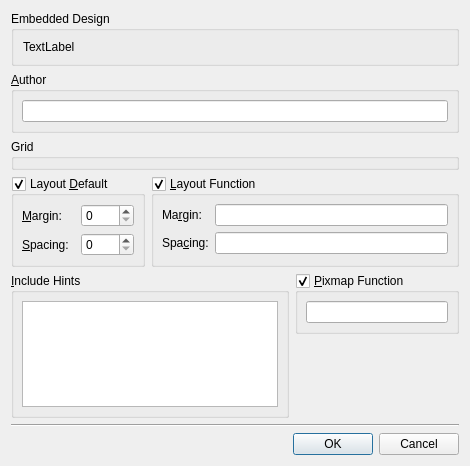
<?xml version="1.0" encoding="UTF-8"?>
<ui version="4.0">
 <comment>*********************************************************************
**
** Copyright (C) 2015 The Qt Company Ltd.
** Contact: http://www.qt.io/licensing/
**
** This file is part of the Qt Designer of the Qt Toolkit.
**
** $QT_BEGIN_LICENSE:LGPL$
** Commercial License Usage
** Licensees holding valid commercial Qt licenses may use this file in
** accordance with the commercial license agreement provided with the
** Software or, alternatively, in accordance with the terms contained in
** a written agreement between you and The Qt Company. For licensing terms
** and conditions see http://www.qt.io/terms-conditions. For further
** information use the contact form at http://www.qt.io/contact-us.
**
** GNU Lesser General Public License Usage
** Alternatively, this file may be used under the terms of the GNU Lesser
** General Public License version 2.1 or version 3 as published by the Free
** Software Foundation and appearing in the file LICENSE.LGPLv21 and
** LICENSE.LGPLv3 included in the packaging of this file. Please review the
** following information to ensure the GNU Lesser General Public License
** requirements will be met: https://www.gnu.org/licenses/lgpl.html and
** http://www.gnu.org/licenses/old-licenses/lgpl-2.1.html.
**
** As a special exception, The Qt Company gives you certain additional
** rights. These rights are described in The Qt Company LGPL Exception
** version 1.1, included in the file LGPL_EXCEPTION.txt in this package.
**
** GNU General Public License Usage
** Alternatively, this file may be used under the terms of the GNU
** General Public License version 3.0 as published by the Free Software
** Foundation and appearing in the file LICENSE.GPL included in the
** packaging of this file.  Please review the following information to
** ensure the GNU General Public License version 3.0 requirements will be
** met: http://www.gnu.org/copyleft/gpl.html.
**
** $QT_END_LICENSE$
**
*********************************************************************</comment>
 <class>FormWindowSettings</class>
 <widget class="QDialog" name="FormWindowSettings">
  <property name="geometry">
   <rect>
    <x>0</x>
    <y>0</y>
    <width>470</width>
    <height>466</height>
   </rect>
  </property>
  <property name="windowTitle">
   <string>Form Settings</string>
  </property>
  <layout class="QGridLayout">
   <item row="3" column="0" colspan="2">
    <layout class="QHBoxLayout">
     <property name="spacing">
      <number>6</number>
     </property>
     <property name="margin">
      <number>0</number>
     </property>
     <item>
      <widget class="QGroupBox" name="layoutDefaultGroupBox">
       <property name="title">
        <string>Layout &amp;Default</string>
       </property>
       <property name="checkable">
        <bool>true</bool>
       </property>
       <layout class="QGridLayout">
        <property name="margin">
         <number>8</number>
        </property>
        <property name="spacing">
         <number>6</number>
        </property>
        <item row="1" column="0">
         <widget class="QLabel" name="label_2">
          <property name="text">
           <string>&amp;Spacing:</string>
          </property>
          <property name="buddy">
           <cstring>defaultSpacingSpinBox</cstring>
          </property>
         </widget>
        </item>
        <item row="0" column="0">
         <widget class="QLabel" name="label">
          <property name="text">
           <string>&amp;Margin:</string>
          </property>
          <property name="buddy">
           <cstring>defaultMarginSpinBox</cstring>
          </property>
         </widget>
        </item>
        <item row="1" column="1">
         <widget class="QSpinBox" name="defaultSpacingSpinBox"/>
        </item>
        <item row="0" column="1">
         <widget class="QSpinBox" name="defaultMarginSpinBox"/>
        </item>
       </layout>
      </widget>
     </item>
     <item>
      <widget class="QGroupBox" name="layoutFunctionGroupBox">
       <property name="title">
        <string>&amp;Layout Function</string>
       </property>
       <property name="checkable">
        <bool>true</bool>
       </property>
       <layout class="QGridLayout">
        <property name="margin">
         <number>8</number>
        </property>
        <property name="spacing">
         <number>6</number>
        </property>
        <item row="1" column="1">
         <widget class="QLineEdit" name="spacingFunctionLineEdit"/>
        </item>
        <item row="0" column="1">
         <widget class="QLineEdit" name="marginFunctionLineEdit"/>
        </item>
        <item row="0" column="0">
         <widget class="QLabel" name="label_3">
          <property name="text">
           <string>Ma&amp;rgin:</string>
          </property>
          <property name="buddy">
           <cstring>marginFunctionLineEdit</cstring>
          </property>
         </widget>
        </item>
        <item row="1" column="0">
         <widget class="QLabel" name="label_3_2">
          <property name="text">
           <string>Spa&amp;cing:</string>
          </property>
          <property name="buddy">
           <cstring>spacingFunctionLineEdit</cstring>
          </property>
         </widget>
        </item>
       </layout>
      </widget>
     </item>
    </layout>
   </item>
   <item row="4" column="1">
    <layout class="QHBoxLayout">
     <property name="spacing">
      <number>6</number>
     </property>
     <property name="margin">
      <number>0</number>
     </property>
     <item>
      <widget class="QGroupBox" name="pixmapFunctionGroupBox">
       <property name="title">
        <string>&amp;Pixmap Function</string>
       </property>
       <property name="checkable">
        <bool>true</bool>
       </property>
       <layout class="QVBoxLayout">
        <property name="spacing">
         <number>6</number>
        </property>
        <property name="margin">
         <number>8</number>
        </property>
        <item>
         <widget class="QLineEdit" name="pixmapFunctionLineEdit"/>
        </item>
       </layout>
      </widget>
     </item>
    </layout>
   </item>
   <item row="5" column="1">
    <spacer>
     <property name="orientation">
      <enum>Qt::Vertical</enum>
     </property>
     <property name="sizeHint" stdset="0">
      <size>
       <width>111</width>
       <height>115</height>
      </size>
     </property>
    </spacer>
   </item>
   <item row="7" column="0" colspan="2">
    <widget class="QDialogButtonBox" name="buttonBox">
     <property name="orientation">
      <enum>Qt::Horizontal</enum>
     </property>
     <property name="standardButtons">
      <set>QDialogButtonBox::Cancel|QDialogButtonBox::Ok</set>
     </property>
    </widget>
   </item>
   <item row="6" column="0" colspan="2">
    <widget class="Line" name="line">
     <property name="orientation">
      <enum>Qt::Horizontal</enum>
     </property>
    </widget>
   </item>
   <item row="4" column="0" rowspan="2">
    <widget class="QGroupBox" name="includeHintsGroupBox">
     <property name="title">
      <string>&amp;Include Hints</string>
     </property>
     <layout class="QVBoxLayout">
      <property name="spacing">
       <number>6</number>
      </property>
      <property name="margin">
       <number>8</number>
      </property>
      <item>
       <widget class="QTextEdit" name="includeHintsTextEdit"/>
      </item>
     </layout>
    </widget>
   </item>
   <item row="2" column="0" colspan="2">
    <widget class="qdesigner_internal::GridPanel" name="gridPanel">
     <property name="title">
      <string>Grid</string>
     </property>
    </widget>
   </item>
   <item row="0" column="0" colspan="2">
    <widget class="QGroupBox" name="embeddedGroupBox">
     <property name="title">
      <string>Embedded Design</string>
     </property>
     <layout class="QVBoxLayout" name="verticalLayout">
      <item>
       <widget class="QLabel" name="deviceProfileLabel">
        <property name="text">
         <string notr="true">TextLabel</string>
        </property>
       </widget>
      </item>
     </layout>
    </widget>
   </item>
   <item row="1" column="0" colspan="2">
    <widget class="QGroupBox" name="pixmapFunctionGroupBox_2">
     <property name="title">
      <string>&amp;Author</string>
     </property>
     <layout class="QVBoxLayout">
      <property name="spacing">
       <number>6</number>
      </property>
      <property name="margin">
       <number>8</number>
      </property>
      <item>
       <widget class="QLineEdit" name="authorLineEdit"/>
      </item>
     </layout>
    </widget>
   </item>
  </layout>
 </widget>
 <customwidgets>
  <customwidget>
   <class>qdesigner_internal::GridPanel</class>
   <extends>QGroupBox</extends>
   <header location="global">gridpanel_p.h</header>
   <container>1</container>
  </customwidget>
 </customwidgets>
 <tabstops>
  <tabstop>authorLineEdit</tabstop>
  <tabstop>defaultMarginSpinBox</tabstop>
  <tabstop>defaultSpacingSpinBox</tabstop>
  <tabstop>marginFunctionLineEdit</tabstop>
  <tabstop>spacingFunctionLineEdit</tabstop>
  <tabstop>pixmapFunctionLineEdit</tabstop>
 </tabstops>
 <resources/>
 <connections>
  <connection>
   <sender>buttonBox</sender>
   <signal>accepted()</signal>
   <receiver>FormWindowSettings</receiver>
   <slot>accept()</slot>
   <hints>
    <hint type="sourcelabel">
     <x>294</x>
     <y>442</y>
    </hint>
    <hint type="destinationlabel">
     <x>150</x>
     <y>459</y>
    </hint>
   </hints>
  </connection>
  <connection>
   <sender>buttonBox</sender>
   <signal>rejected()</signal>
   <receiver>FormWindowSettings</receiver>
   <slot>reject()</slot>
   <hints>
    <hint type="sourcelabel">
     <x>373</x>
     <y>444</y>
    </hint>
    <hint type="destinationlabel">
     <x>357</x>
     <y>461</y>
    </hint>
   </hints>
  </connection>
 </connections>
</ui>
